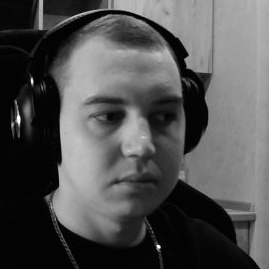
#> input picture dataSet/face-1.1.jpg, 269 x 269 px; its folder holds 4 pictures in this run
$ python face_train.py
#> lines starting #> are read from the running program, lines starting #| are printed output that depends on the picture
# Библиотека компьютерного зрения
import cv2
# Библиотека для вызова системных функций
import os
# Библиотека для обучения нейросетей
import numpy as np
# Встроенная библиотека для работы с изображениями
from PIL import Image

# Получаем путь к этому скрипту
path = os.path.dirname(os.path.abspath(__file__))
# Создаём новый распознаватель лиц
recognizer = cv2.face.LBPHFaceRecognizer_create()
# Указываем, что мы будем искать лица по примитивам Хаара
faceCascade = cv2.CascadeClassifier(cv2.data.haarcascades + "haarcascade_frontalface_default.xml")
# Путь к датасету с фотографиями пользователей
dataPath = path + r'/dataSet'

# Получаем картинки и id из датасета
def get_images_and_labels(datapath):
     # Получаем путь к картинкам
#> called with datapath = 'dataSet'
     image_paths = [os.path.join(datapath, f) for f in os.listdir(datapath)]
     # Списки картинок и id на старте пустые
     images = []
     labels = []

     # Перебираем все картинки в датасете
     for image_path in image_paths:
         # Читаем картинку и сразу переводим в ч/б
         image_pil = Image.open(image_path).convert('L')
#> image_pil is the input picture: PIL image 269x269 L; min 0, max 255, mean 80.9
         # Переводим картинку в numpy-массив
         image = np.array(image_pil, 'uint8')
         # Получаем id пользователя из имени файла
         nbr = int(os.path.split(image_path)[1].split(".")[0].replace("face-", ""))
         # Определяем лицо на картинке
         faces = faceCascade.detectMultiScale(image)
#> faces = [[51, 52, 168, 168]]
         # Если лицо найдено
         for (x, y, w, h) in faces:
             # Добавляем его к списку картинок
             images.append(image[y: y + h, x: x + w])
             # Добавляем id пользователя в список id
             labels.append(nbr)
             # Выводим текущую картинку на экран
             cv2.imshow("Adding faces to training set...", image[y: y + h, x: x + w])
             # Делаем паузу
             cv2.waitKey(100)
#> this loop made 1 pass
#> pass 1, in get_images_and_labels, `cv2.imshow("Adding faces to training set...", image[y: y + h, x: x + w])`:
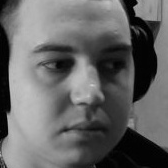
#> window 'Adding faces to training set..': shape (168, 168); min 0, max 205, mean 100.4
#> after the loop, images = 1 item; labels = [1]
#> pass 2 of the loop in get_images_and_labels, `for image_path in image_paths:`:
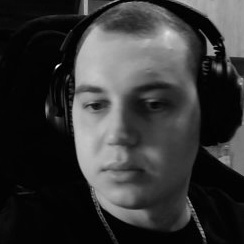
#> input picture dataSet/face-1.10.jpg, 244 x 244 px
#> in get_images_and_labels, image_pil is the input picture: PIL image 244x244 L; min 0, max 255, mean 53.9
#> faces = [[45, 44, 157, 157]]
#> the loop in get_images_and_labels, `for (x, y, w, h) in faces:` made 1 pass
#> pass 1, in get_images_and_labels, `cv2.imshow("Adding faces to training set...", image[y: y + h, x: x + w])`:
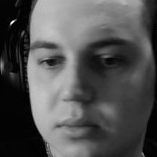
#> window 'Adding faces to training set..': shape (157, 157); min 0, max 255, mean 81.8
#> after the loop in get_images_and_labels, `for (x, y, w, h) in faces:`: images = 2 items; labels = [1, 1]
#> pass 3 of the loop in get_images_and_labels, `for image_path in image_paths:`:
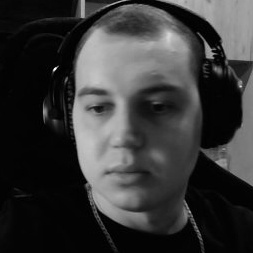
#> input picture dataSet/face-1.11.jpg, 253 x 253 px
#> in get_images_and_labels, image_pil is the input picture: PIL image 253x253 L; min 0, max 254, mean 55.5
#> faces = [[50, 49, 153, 153]]
#> the loop in get_images_and_labels, `for (x, y, w, h) in faces:` made 1 pass
#> pass 1, in get_images_and_labels, `cv2.imshow("Adding faces to training set...", image[y: y + h, x: x + w])`:
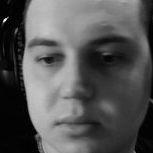
#> window 'Adding faces to training set..': shape (153, 153); min 0, max 254, mean 85
#> after the loop in get_images_and_labels, `for (x, y, w, h) in faces:`: images = 3 items; labels = [1, 1, 1]
#> the loop made 4 passes; the first 3 are shown
     # Возвращаем список картинок и id
     return images, labels

# Получаем список картинок и id
images, labels = get_images_and_labels(dataPath)
# Обучаем модель распознавания на наших картинках и учим сопоставлять её лица и id к ним
recognizer.train(images, np.array(labels))
# Сохраняем модель
recognizer.save(path + r'/trainer/trainer.yml')
# Удаляем из памяти все созданные окна
cv2.destroyAllWindows()
